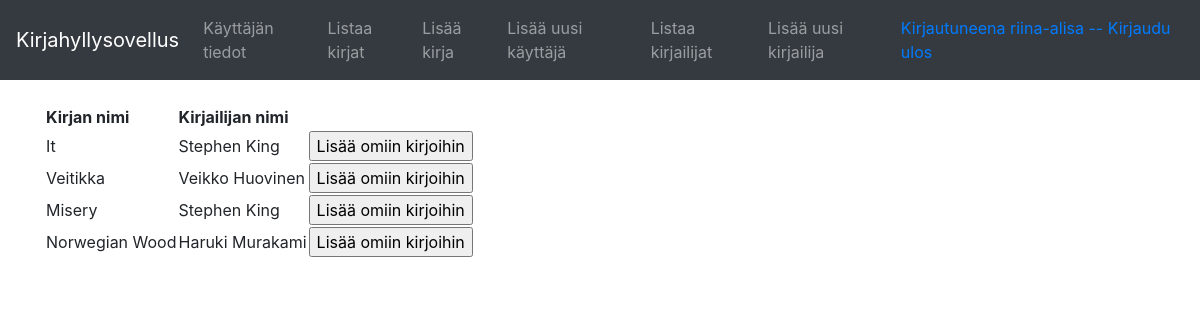
Screenshot of /books/ (signed in) with the database file from the repository.
### application/auth/models.py (models this page shows, shortened)
class User(Base):
    __tablename__ = "account"
    name = db.Column(db.String(30), nullable=False)
    username = db.Column(db.String(30), nullable=False)
    password = db.Column(db.String(30), nullable=False)
    mybooks = db.relationship("Book", secondary=users_books,
        backref=db.backref('mybooks', lazy='dynamic'))

### tables this page shows
CREATE TABLE authors_books (
	book_id INTEGER, 
	author_id INTEGER, 
	FOREIGN KEY(book_id) REFERENCES book (id), 
	FOREIGN KEY(author_id) REFERENCES author (id)
);

### application/books/models.py (models this page shows, shortened)
class Book(Base):
    name = db.Column(db.String(144), nullable=False)

### application/authors/models.py (models this page shows, shortened)
class Author(Base):
    __tablename__ = "author"
    firstname = db.Column(db.String(30), nullable=False)
    lastname = db.Column(db.String(30), nullable=False)
    books = db.relationship("Book", secondary=authors_books,
        backref=db.backref('books', lazy='dynamic'))

### application/books/views.py (the view)
@app.route("/books/", methods=["GET"])
def books_index():
    user = current_user
    stmt = text("select book_id, author_id, name, firstname, lastname from authors_books join book on "
                "book.id=authors_books.book_id join author on author.id=authors_books.author_id")
    books = db.engine.execute(stmt)
    return render_template("books/list.html", books=books, user=user)

### application/__init__.py (called while the page is built)
@login_manager.user_loader
def load_user(user_id):
    return User.query.get(user_id)

### application/templates/books/list.html (shortened to what this page needs)
{% extends "layout.html" %}
{% block body %}
  <table>
    <tr>
      <th>Kirjan nimi</th>
      <th>Kirjailijan nimi</th>
      <th></th>
    </tr>
    {% for book in books %}
    <tr>
      <td>{{ book.name }}</td>
      <td>{{ book.firstname }} {{book.lastname }}</td>
      <td>
        <form method="POST" action="{{ url_for('book_add_to_user', book_id=book.book_id) }}">
            <input type="submit" value="Lisää omiin kirjoihin"/>
        </form>
      </td>
    </tr>
    {% endfor %}
  </table>
{% endblock %}

### application/templates/layout.html (shortened to what this page needs)
<!DOCTYPE html>
<html>
  <head>
    <link rel="stylesheet" href="https://maxcdn.bootstrapcdn.com/bootstrap/4.0.0/css/bootstrap.min.css"
>
  </head>
  <body>
    <nav class="navbar navbar-expand-md navbar-dark bg-dark mb-4">
      <a class="navbar-brand" href="#">Kirjahyllysovellus</a>
      <div class="collapse navbar-collapse" id="navbarCollapse">
        <ul class="navbar-nav mr-auto">
          <li class="nav-item">
            <a class="nav-link" href="{{ url_for('auth_info', username=current_user.username) }}">Käyttäjän tiedot</a>
          </li>
          <li class="nav-item">
            <a class="nav-link" href="{{ url_for('books_index') }}">Listaa kirjat</a>
          </li>
          <li class="nav-item">
            <a class="nav-link" href="{{ url_for('books_form') }}">Lisää kirja</a>
          </li>
          <li class="nav-item">
            <a class="nav-link"  href="{{ url_for('auth_form') }}">Lisää uusi käyttäjä</a>
          </li>
          <li class="nav-item">
            <a class="nav-link"  href="{{ url_for('authors_index') }}">Listaa kirjailijat</a>
          </li>
          <li class="nav-item">
            <a class="nav-link"  href="{{ url_for('authors_form') }}">Lisää uusi kirjailija</a>
          </li>
        </ul>
        <div class="form-inline mt-2 mt-md-0">
          {% if current_user.is_authenticated %}
          <a href="{{url_for('auth_logout') }}">Kirjautuneena {{ current_user.name }} -- Kirjaudu ulos</a>
          {% else %}
          <a href="{{ url_for('auth_login') }}">Kirjaudu sisään</a>
          {% endif %}
        </div>
      </div>
    </nav>
    <main role="main" class="container">
      {% block body %}{% endblock %}
    </main>
  </body>
</html>

### rows the page displays
User: name "riina-alisa"
authors_books: name "It", firstname "Stephen", lastname "King"
authors_books: name "Veitikka", firstname "Veikko", lastname "Huovinen"
authors_books: name "Misery", firstname "Stephen", lastname "King"
authors_books: name "Norwegian Wood", firstname "Haruki", lastname "Murakami"
